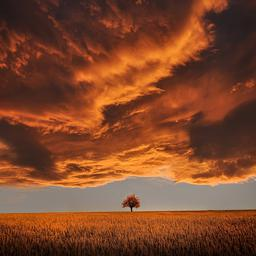
#> input picture data/sky_img/sky_003.jpg, 256 x 256 px; its folder holds only this picture in this run
$ python -i augmentation.py   (imports and definitions only)
#> lines starting #> are read from the running program, lines starting #| are printed output that depends on the picture
### utils/experiment.py
"""
functions for writing/reading data to/from disk
"""

import glob
import json

import os
import shutil
from datetime import datetime


def read_config(cfg_path):
#> called with cfg_path = './config.json'
    with open(cfg_path, 'r') as f:
#> (reads config.json from the repository)
        params = json.load(f)

    return params


def write_config(params, cfg_path, sort_keys=False):
    with open(cfg_path, 'w') as f:
        json.dump(params, f, indent=2, sort_keys=sort_keys)


# [42 lines left out: functions save_train_config, save_model_config, not called in this run]


class Experiment:
    # [80 lines left out: functions __init__, create_experiment, create_experiment_folders, open_experiment, delete_experiment, del_unused_models, not called in this run]

### utils/augmentation.py
import random
import numpy as np
import matplotlib.pyplot as plt
import matplotlib.image as mpimg

from PIL import Image, ImageOps, ImageFilter

from utils.experiment import read_config

DEFAULT_PARAMS = read_config('./config.json')


################################################################################
# HELPER FUNCTIONS : PIL <-> NUMPY CONVERSION

# [13 lines left out: functions convert_to_PIL, convert_to_numpy, not called in this run]


################################################################################

class VerticalFlip(object):
    """Mirror(Vertical flip)  both image and label"""

    def __init__(self, probability=DEFAULT_PARAMS['vertical_flip_prob']):
        self.probability = probability

    # [8 lines left out: function __call__, not called in this run]


class GaussianBlur(object):
    """
    Apply blur on the input image using a gaussian filter. The label is not modified.
    """

    def __init__(self, probability=DEFAULT_PARAMS['blur_prob']):
        self.probability = probability

    # [11 lines left out: function __call__, not called in this run]


class Rotate(object):
    """
    Rotate both image and label rotation angle by randomly sampling an angle
     from a uniform distribution with interval [-max_rotation, +max_rotation]
    """

    def __init__(self, probability=DEFAULT_PARAMS['rotate_prob']):
        self.probability = probability

    # [27 lines left out: function __call__, not called in this run]


class GaussianNoise(object):
    """Add Gaussian noise to image only - Gaussian noise is added pixel- and
    channelwise to image - value added added to each channel of each pixel is
    drawn from a normal distribution of mean DEFAULT_PARAMS['mean'] and
    standard deviation DEFAULT_PARAMS['std'] """

    def __init__(self, probability=DEFAULT_PARAMS['gaussian_prob']):
        self.probability = probability

    # [33 lines left out: function __call__, not called in this run]


class ColRec(object):
    """Add colored rectangles of height params['y_size'] and width
       params['x_size'] to image only
        - number  of rectangles is specified by params['num_rec']
        - position is drawn randomly from a uniform distribution
        - value of each color channel is drawn randomly from a uniform
          distribution"""

    def __init__(self, probability=DEFAULT_PARAMS['colrec_prob']):
        self.probability = probability

    # [48 lines left out: function __call__, not called in this run]


class ZoomIn(object):
    """ - from the original image and label crop a squared box
        - height and width of the box is uniformly drawn from
          [255 * DEFAULT_PARAMS['box_size_min'], 255 * DEFAULT_PARAMS['box_size_max'])
        - position of the box is drawn randomly from a uniform distribution
        - cropped is resized to PIL image of size 256x256"""

    def __init__(self, probability=DEFAULT_PARAMS['zoomin_prob']):
        self.probability = probability

    def __call__(self, input_imgs):
        image, label = input_imgs

        # Apply augmentation only if random number generated is less than
        # probability specified in params

        box_size_min = DEFAULT_PARAMS['box_size_min']
        box_size_max = DEFAULT_PARAMS['box_size_max']
        box_size = np.int_(random.uniform(box_size_min, box_size_max) * 255)

        # Augmentation is only performed if random number generated is less than
        # self.probability. This limits the number of augmented images in the
        # dataset.
        if random.random() < self.probability:
            y = random.randint(0, 255-box_size)
            x = random.randint(0, 255-box_size)

            # Step 2d: Remove the pass statement below and complete the missing code.
            #pass

            # Similar to previous step, select a random (y,x) pixel position for
            # top left corner of the box.
            # Since image size is 256 x 256, select point such that
            # x is a random value between 0 and 255-box_size
            # y is a random value between 0 and 255-box_size


            # Now we know the location of the box.
            # Define a list  such that [top_left_y, top_left_x, bottom_left_y, bottom_left_x]

            # box = ...
            top_left_y = y
            top_left_x = x
            bottom_right_y = y+box_size
            bottom_right_x = x+box_size
            box = [top_left_y, top_left_x, bottom_right_y, bottom_right_x] #check needed


            # Crop both the image and label using box list and resize it back to
            # (height = 256,width =256)
            # Hint: Refer PIL library for suitable functions. Remember to convert
            # the result back to numpy array before returning the result.
            image, label = convert_to_PIL(image, label)
            image = image.crop(box)
            label = label.crop(box)
            #image = image.resize((3,256,256))
            image = image.resize((256,256))
            label = label.resize((256,256))
            image, label = convert_to_numpy(image, label)


        return image, label


class ZoomOut(object):
    """ A larger black image is created based on the zoom constraints. The image
     is placed in this image at random position. This new image is resize to
     256 x 256."""

    def __init__(self, probability=DEFAULT_PARAMS['zoomout_prob']):
        self.probability = probability

    # [65 lines left out: function __call__, not called in this run]


>>> import cv2
>>> picture = cv2.imread('../data/sky_img/sky_003.jpg', cv2.IMREAD_GRAYSCALE)
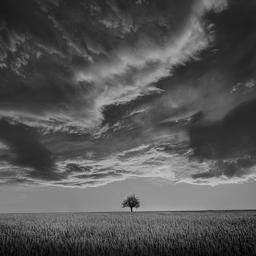
#> picture: shape (256, 256); min 0, max 203, mean 84
>>> result = ZoomIn()(picture)
#> (the run stopped early here; a loop or call above may not have finished)
